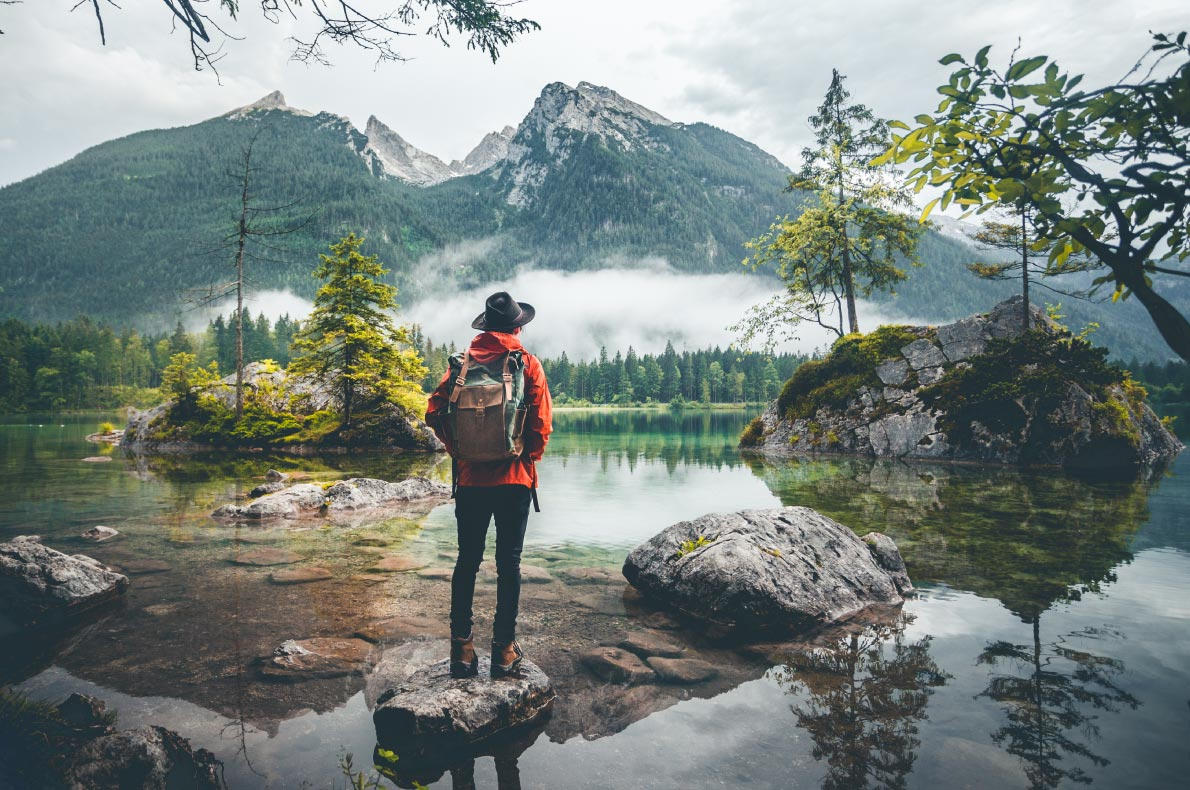
#> input picture images.jpg, 1190 x 790 px
$ python lab_9.py   (older library calls are emulated)
#> lines starting #> are read from the running program, lines starting #| are printed output that depends on the picture
# Perform image enhancement, smoothing and sharpening, in spatial domain
# using different spatial filters and compare the performances

import cv2
import numpy as np
import matplotlib.pyplot as plt

# Read Image

img = cv2.imread(r"images.jpg")
#> img is the input picture: shape (790, 1190, 3); mean B, G, R 127.2, 131.5, 121.8

if img is None:
    print("Error: Image not found. Check the file path.")
    exit()

# Convert BGR to RGB for display
img_rgb = cv2.cvtColor(img, cv2.COLOR_BGR2RGB)

# Convert to grayscale
gray = cv2.cvtColor(img, cv2.COLOR_BGR2GRAY)

# 1. IMAGE ENHANCEMENT

# Histogram Equalization
hist_eq = cv2.equalizeHist(gray)

# CLAHE (Contrast Limited Adaptive Histogram Equalization)
clahe = cv2.createCLAHE(
    clipLimit=2.0,
    tileGridSize=(8, 8)
)

clahe_img = clahe.apply(gray)
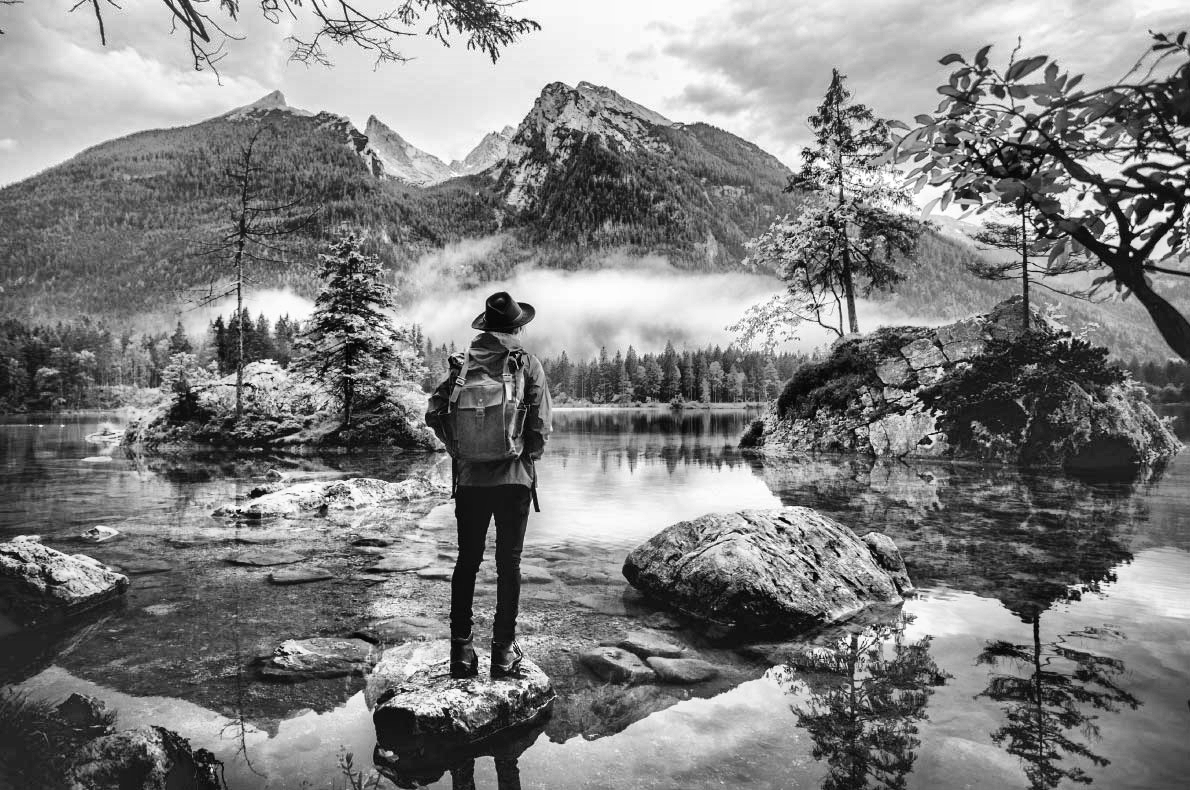
#> clahe_img: shape (790, 1190); min 1, max 255, mean 127.9

# 2. IMAGE SMOOTHING

# Mean / Average Filter
mean_filter = cv2.blur(gray, (5, 5))

# Gaussian Filter
gaussian_filter = cv2.GaussianBlur(
    gray,
    (5, 5),
    0
)

# Median Filter
median_filter = cv2.medianBlur(
    gray,
    5
)

# 3. IMAGE SHARPENING

# ---------- Laplacian Sharpening ----------

laplacian = cv2.Laplacian(
    gray,
    cv2.CV_64F
)
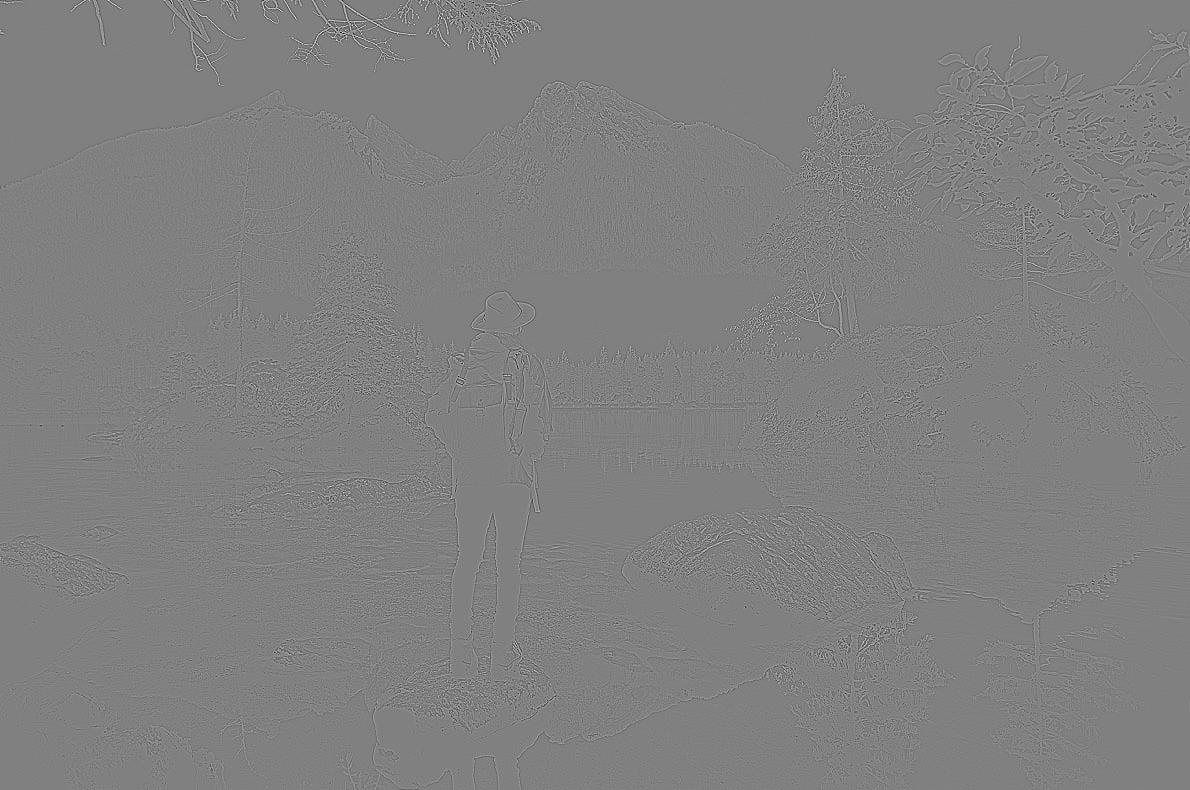
#> laplacian: shape (790, 1190) float64; min -512, max 504, mean 0; drawn with min black and max white

laplacian = np.uint8(
    np.absolute(laplacian)
)
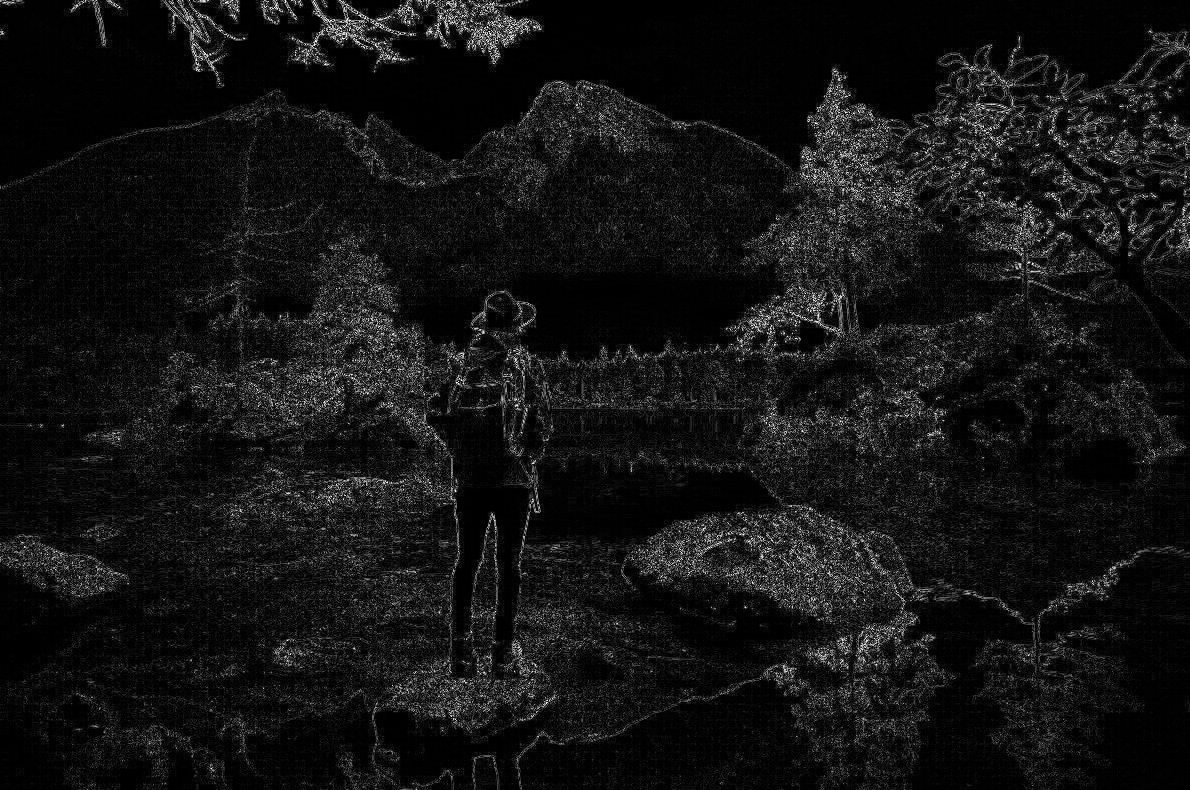
#> laplacian: shape (790, 1190); min 0, max 255, mean 19.8

laplacian_sharp = cv2.add(
    gray,
    laplacian
)
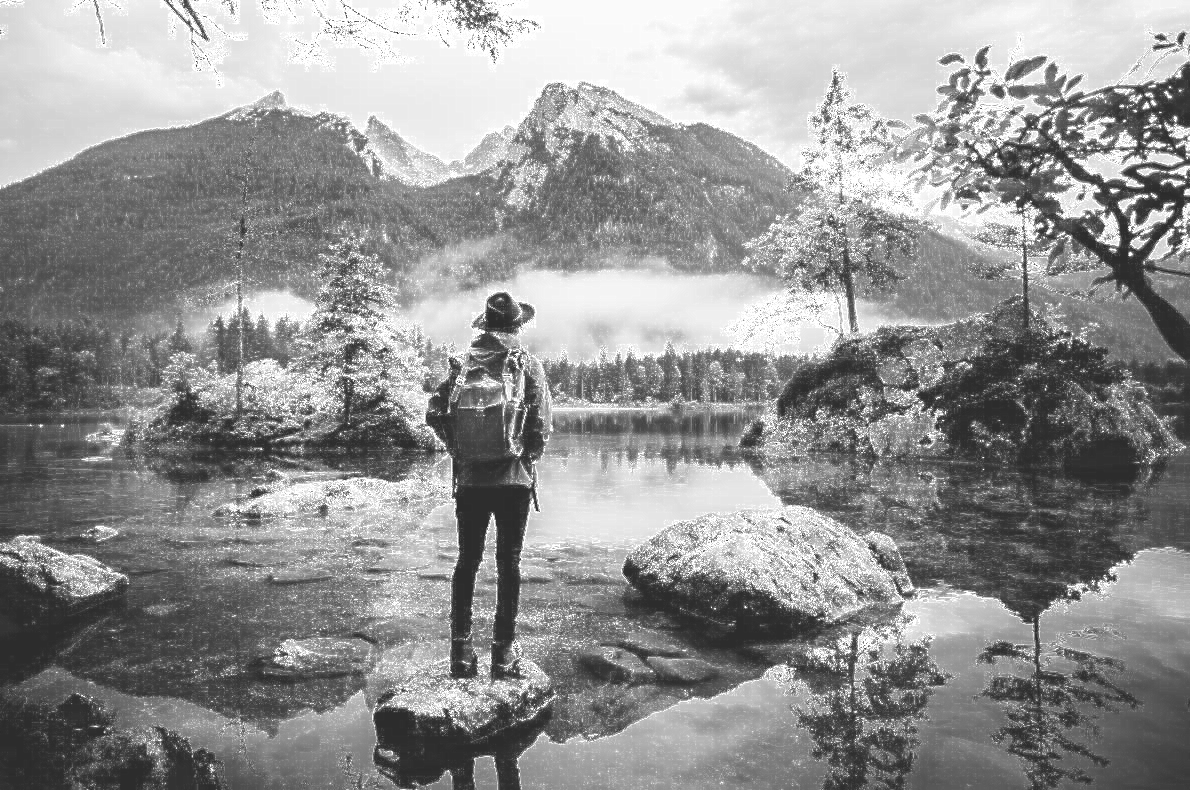
#> laplacian_sharp: shape (790, 1190); min 41, max 255, mean 146.1

# ---------- Unsharp Masking ----------

blurred = cv2.GaussianBlur(
    gray,
    (5, 5),
    0
)

# Unsharp masking
unsharp = cv2.addWeighted(
    gray,
    1.5,
    blurred,
    -0.5,
    0
)

# DISPLAY RESULTS

plt.figure(figsize=(14, 12))

# Original
plt.subplot(3, 3, 1)
plt.imshow(img_rgb)
plt.title("Original Image")
plt.axis("off")

# Histogram Equalization
plt.subplot(3, 3, 2)
plt.imshow(hist_eq, cmap="gray")
plt.title("Histogram Equalization")
plt.axis("off")

# CLAHE
plt.subplot(3, 3, 3)
plt.imshow(clahe_img, cmap="gray")
plt.title("CLAHE")
plt.axis("off")

# Mean Filter
plt.subplot(3, 3, 4)
plt.imshow(mean_filter, cmap="gray")
plt.title("Mean Filter")
plt.axis("off")

# Gaussian Filter
plt.subplot(3, 3, 5)
plt.imshow(gaussian_filter, cmap="gray")
plt.title("Gaussian Filter")
plt.axis("off")

# Median Filter
plt.subplot(3, 3, 6)
plt.imshow(median_filter, cmap="gray")
plt.title("Median Filter")
plt.axis("off")

# Laplacian Sharpening
plt.subplot(3, 3, 7)
plt.imshow(laplacian_sharp, cmap="gray")
plt.title("Laplacian Sharpening")
plt.axis("off")

# Unsharp Masking
plt.subplot(3, 3, 8)
plt.imshow(unsharp, cmap="gray")
plt.title("Unsharp Masking")
plt.axis("off")

# Edge Image
plt.subplot(3, 3, 9)
plt.imshow(laplacian, cmap="gray")
plt.title("Laplacian Edge")
plt.axis("off")

plt.tight_layout()
plt.show()

$ run again, with rice.tif saved as images.jpg
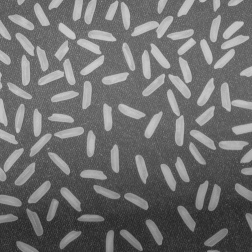
#> input picture rice.tif, 252 x 252 px
#> img is the input picture: shape (252, 252, 3); min 34, max 208, mean 110.9
#> `laplacian = np.uint8( np.absolute(laplacian) )`:
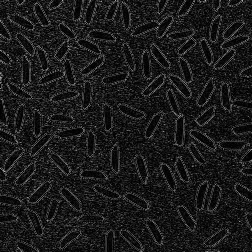
#> laplacian: shape (252, 252); min 0, max 183, mean 26.6
#> `laplacian_sharp = cv2.add( gray, laplacian )`:
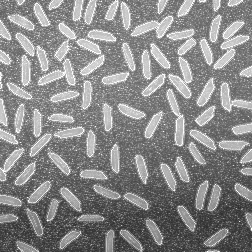
#> laplacian_sharp: shape (252, 252); min 45, max 255, mean 137
